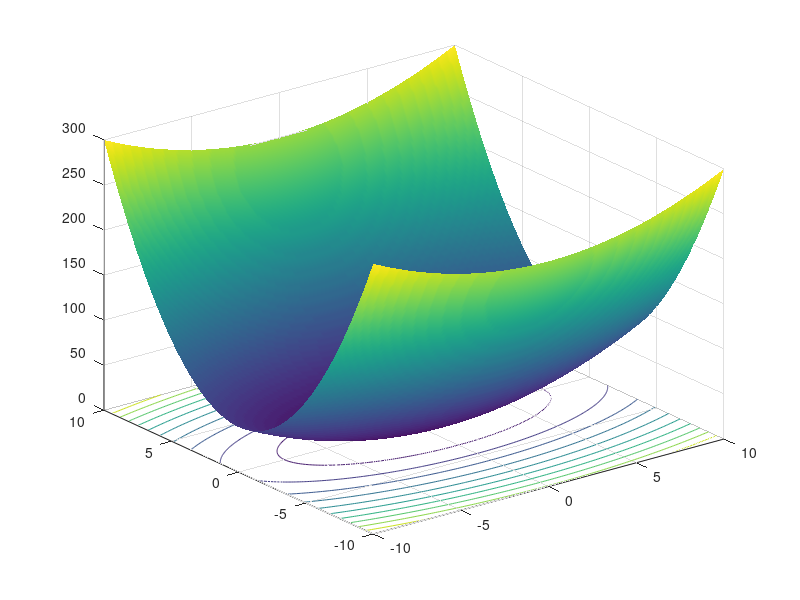

Source code (MATLAB): (Note: this script raises an error after producing the figure.)
% Initialize values
x = 9;
y = -8;

% create lambda (anonymous) function representing the quadratic
f = @(x, y) 1 / 2 * x.^2 + 5 / 2 * y.^2;

% vector to store the path of descent
path = [x, y, f(x, y)];

% gradient descent with optimal eta
for t = 1:10
    eta = (x^2 + 25 * y^2) / (x^2 + 125 * y^2);
    x = x - eta * x;
    y = y - eta * 5 * y;
    path = [path; x, y, f(x, y)];
end

disp('reslut of gradient descent :');
disp([x, y]);

% create grid for graph
[X, Y] = ndgrid(linspace(-10, 10, 200));
Z = f(X, Y);

% Plot the surface graph with GD path
figure(1);
surfc(X, Y, Z), shading interp, alpha(0.5)
hold on;
plot3(path(:, 1),path(:, 2),path(:, 3),'ro-','Linewidth',2)
hold off;
